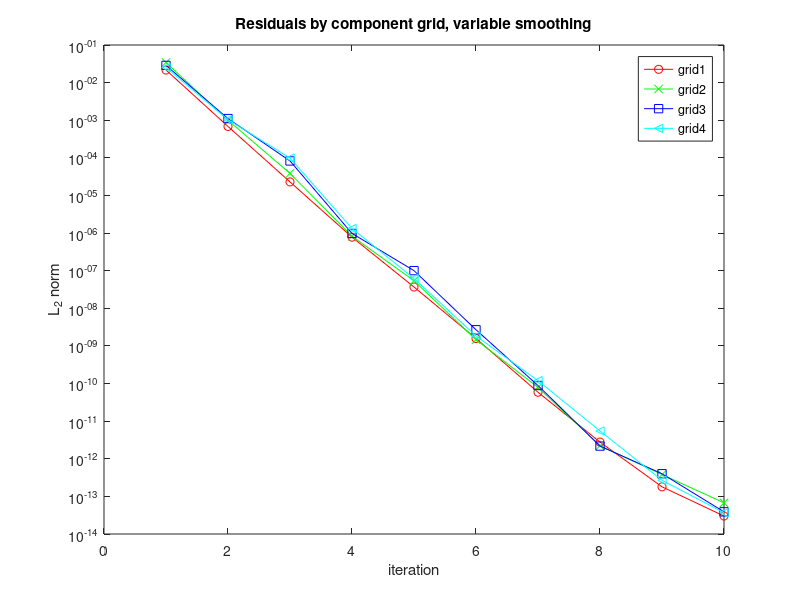

Reproduce this figure in MATLAB.
t=[1 2 3 4 5 6 7 8 9 10 ];
defect=[8.062e-01 2.604e-02 9.831e-04 2.616e-05 1.555e-06 6.359e-08 2.613e-09 1.160e-10 1.086e-11 7.069e-13 ];
clf
set(gca,'FontSize',16);
plot(t,defect,'r-o');
title('Multigrid Convergence');
ylabel('maximum residual');
xlabel('multigrid cycle');
set(gca,'YScale','log');
grid on
legend('Grid: ellipsoid2.bbmg.','BC: DDDDDD+PPIIDI+IIIIDI+....','Second-order accurate.','6.5e+05 points. 3 levels.','ave CR=0.048, ECR=0.67');
% pause
% print -deps2 residual.eps


defect0=[2.163e-02 6.831e-04 2.291e-05 7.792e-07 3.683e-08 1.578e-09 5.875e-11 2.777e-12 1.796e-13 3.007e-14 ];
defect1=[3.427e-02 9.986e-04 3.871e-05 8.231e-07 5.404e-08 1.463e-09 7.917e-11 2.227e-12 3.811e-13 6.746e-14 ];
defect2=[2.869e-02 1.106e-03 8.273e-05 9.781e-07 1.004e-07 2.690e-09 8.865e-11 2.175e-12 4.003e-13 3.886e-14 ];
defect3=[2.514e-02 1.037e-03 9.858e-05 1.323e-06 6.196e-08 1.839e-09 1.194e-10 5.496e-12 2.677e-13 3.684e-14 ];
plot(t,defect0,'r-o',t,defect1,'g-x',t,defect2,'b-s',t,defect3,'c-<');
title('Residuals by component grid, variable smoothing');
ylabel('L_2 norm');
legend('grid1','grid2','grid3','grid4');
xlabel('iteration');
set(gca,'YScale','log');
% pause
% print -deps2 residualByGrid.eps
